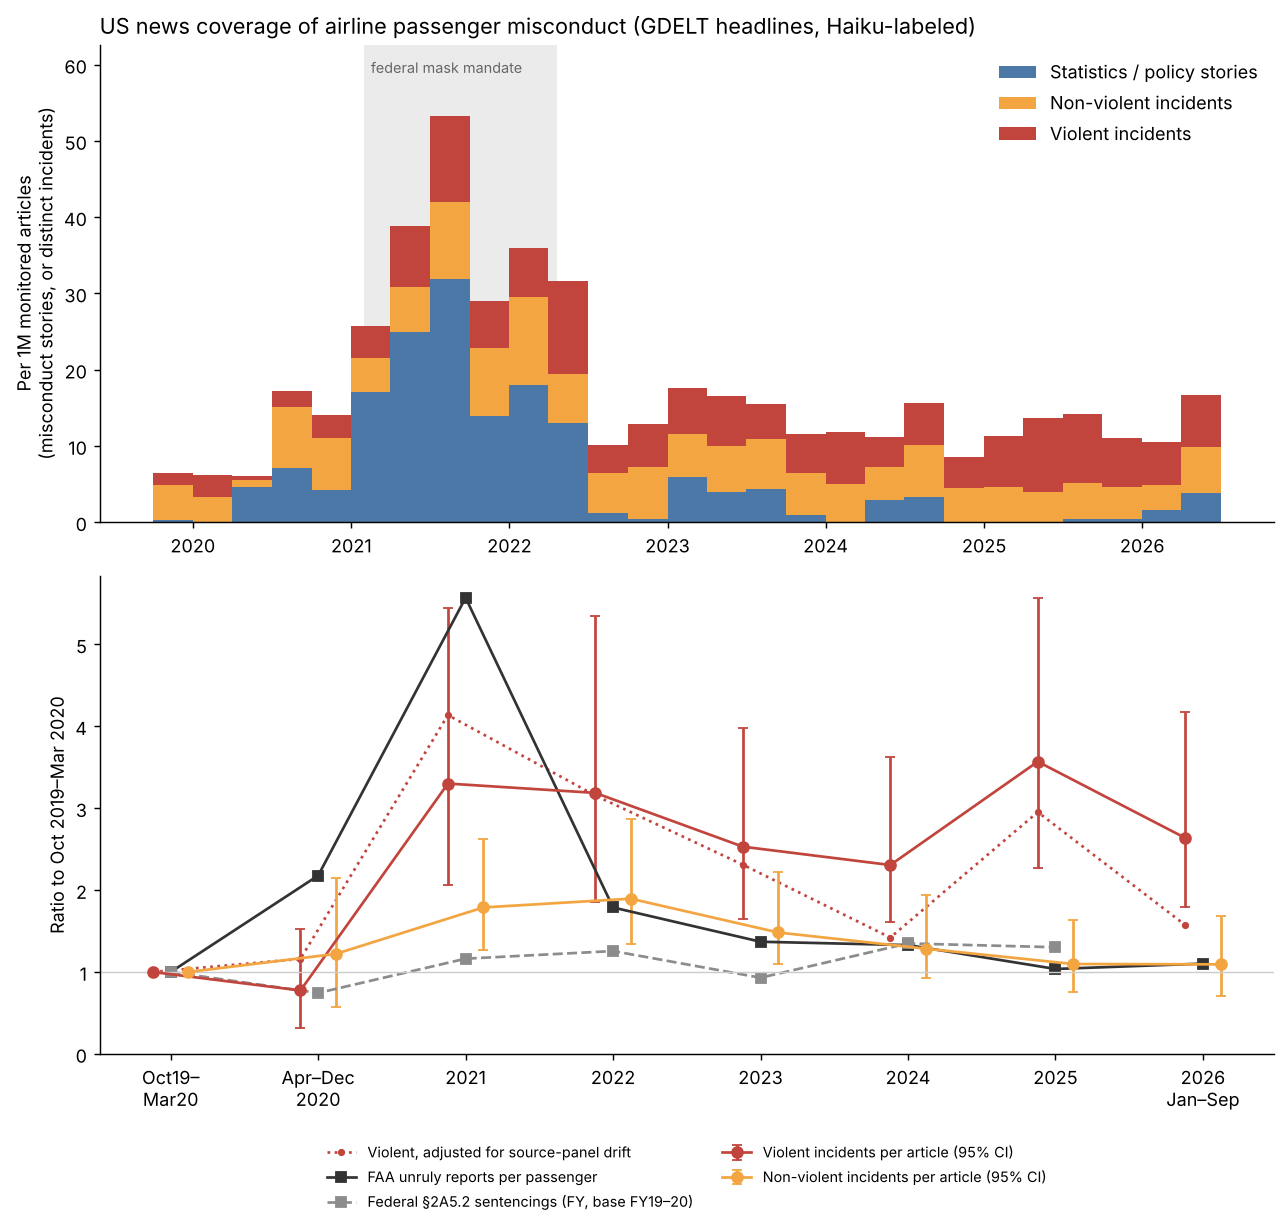

This chart was generated by the following Python code:
"""Coverage by story type and distinct incident events, broad-filter GKG sample (Oct 2019-Sep 2026).

Usage: python broad_types.py LABELDIR [SPLITDIR [VERIFYDIR]]
LABELDIR/YYYYMM.tsv hold id<TAB>kind<TAB>mask<TAB>us<TAB>event (rubric raw/haiku_labels/rubric_v2.md).
SPLITDIR/*.tsv hold id<TAB>group for the aggregate_or_policy stories (rubric_v2_policy_split.md);
health-rule announcements are then reported as health_rule, outside the misconduct counts.
VERIFYDIR/*.tsv hold id<TAB>yes|no from rubric_v2_violent_verify.md (see below).
Counts US items (us == 1; us == "?" kept as a sensitivity check):
  aggregate_or_policy: distinct stories
  incident_violent / incident_nonviolent: distinct events (Haiku's event codes, within a month)
per 1M GKG articles with a page title, and again per 100M BTS passengers.
Writes broad_stories_labeled.csv, broad_quarterly.csv, broad_annual.csv, broad_types.png.
"""
import glob, os, sys
import pandas as pd
import matplotlib
matplotlib.use("Agg")
import matplotlib.pyplot as plt

HERE = os.path.dirname(os.path.abspath(__file__))
KINDS = ["aggregate_or_policy", "incident_nonviolent", "incident_violent"]
NAMES = {"aggregate_or_policy": "Statistics / policy stories", "incident_nonviolent": "Non-violent incidents",
         "incident_violent": "Violent incidents"}
COLS = {"aggregate_or_policy": "#4c78a8", "incident_nonviolent": "#f2a541", "incident_violent": "#c2453d"}

lab = []
for f in sorted(glob.glob(os.path.join(sys.argv[1], "*.tsv"))):
    for line in open(f, encoding="utf8"):
        p = line.rstrip("\n").split("\t")
        if len(p) >= 5 and p[0].startswith("b"):
            lab.append(dict(id=p[0], kind=p[1].strip(), mask=p[2].strip(), us=p[3].strip(), event=p[4].strip()))
lab = pd.DataFrame(lab).drop_duplicates("id")
s = pd.read_csv(os.path.join(HERE, "broad_stories.csv")).merge(lab, on="id", how="left")
# second pass (rubric_v2_policy_split.md): general stories that only announce health rules
# (mask/vaccine/alcohol-service changes with no misconduct angle) are counted separately
if len(sys.argv) > 2:
    sp = []
    for f in glob.glob(os.path.join(sys.argv[2], "*.tsv")):
        for line in open(f, encoding="utf8"):
            p = line.rstrip("\n").split("\t")
            if len(p) >= 2 and p[0].startswith("b"):
                sp.append(dict(id=p[0], group=p[1].strip()))
    sp = pd.DataFrame(sp).drop_duplicates("id").set_index("id").group
    agg = s.kind == "aggregate_or_policy"
    grp = s.loc[agg, "id"].map(sp)
    print("policy stories without a split label:", int(grp.isna().sum()))
    s.loc[agg & (s.id.map(sp) == "health_rule"), "kind"] = "health_rule"
    s.loc[agg & (s.id.map(sp) == "other"), "kind"] = "other"
# third pass (rubric_v2_violent_verify.md): every incident_violent and aggregate_or_policy
# headline re-checked with one narrow yes/no question. Unconfirmed "violent" headlines become
# non-violent incidents; policy headlines confirmed as a specific violent incident become one.
if len(sys.argv) > 3:
    vv = {}
    for f in glob.glob(os.path.join(sys.argv[3], "*.tsv")):
        for line in open(f, encoding="utf8"):
            p = line.rstrip("\n").split("\t")
            if len(p) >= 2 and p[0].startswith("b"):
                vv[p[0]] = p[1].strip().lower()
    ver = s.id.map(vv)
    need = s.kind.isin(["incident_violent", "aggregate_or_policy"])
    print("headlines needing verification without an answer:", int((need & ver.isna()).sum()))
    down = (s.kind == "incident_violent") & (ver == "no")
    up = (s.kind == "aggregate_or_policy") & (ver == "yes")
    print(f"violent -> non-violent: {int(down.sum())} of {int((s.kind == 'incident_violent').sum())};"
          f" policy -> violent: {int(up.sum())}")
    s.loc[down, "kind"] = "incident_nonviolent"
    s.loc[up, "kind"] = "incident_violent"
    s.loc[up, "event"] = "X" + s.loc[up, "id"]
    s.loc[up & ~s.us.isin(["0", "1"]), "us"] = "?"
bad = ~s.kind.isin(KINDS + ["other", "health_rule"])
print("stories:", len(s), " unlabeled or invalid kind:", int(bad.sum()))
s.to_csv(os.path.join(HERE, "broad_stories_labeled.csv"), index=False)

s["q"] = pd.to_datetime(s.month.astype(str), format="%Y%m").dt.to_period("Q")
s["mask"] = pd.to_numeric(s["mask"], errors="coerce")
inc = s.kind.isin(["incident_violent", "incident_nonviolent"])
# an event with any violent headline counts as violent
s["ev"] = s.month.astype(str) + "_" + s.event.astype(str)
ev_kind = s[inc].groupby("ev").kind.agg(lambda k: "incident_violent" if (k == "incident_violent").any() else "incident_nonviolent")
s.loc[inc, "kind_ev"] = s.loc[inc, "ev"].map(ev_kind)
# Haiku marks "?" when a headline doesn't name the airline; resolve at event level:
# any headline saying US -> US, else any saying foreign -> foreign, else unsure
ev_us = s[inc].groupby("ev").us.agg(lambda u: "1" if (u == "1").any() else ("0" if (u == "0").any() else "?"))
s.loc[inc, "us"] = s.loc[inc, "ev"].map(ev_us)


def counts(sub):
    out = pd.DataFrame(index=sorted(s.q.unique()))
    out["aggregate_or_policy"] = sub[sub.kind == "aggregate_or_policy"].groupby("q").size()
    out["health_rule"] = sub[sub.kind == "health_rule"].groupby("q").size()
    for k in ["incident_nonviolent", "incident_violent"]:
        e = sub[sub.kind_ev == k]
        out[k] = e.groupby("q").ev.nunique()
        out[f"stories_{k}"] = e.groupby("q").size()
        out[f"copies_{k}"] = e.groupby("q").copies.sum()
    return out.fillna(0)


us = counts(s[s.us == "1"])
us_wide = counts(s[s.us.isin(["1", "?"])]).add_suffix("_incl_unsure")
den = pd.read_csv(os.path.join(HERE, "broad_monthly_counts.csv"))
den["q"] = pd.to_datetime(den.month.astype(str), format="%Y%m").dt.to_period("Q")
p = pd.read_csv(os.path.join(HERE, "analysis_monthly.csv"), parse_dates=["month"])
p["q"] = p.month.dt.to_period("Q")
pq = p.groupby("q").agg(reports=("reports", "sum"), pax=("pax", "sum"), pm=("pax", "count"))
pq.loc[pq.pm < 3, "pax"] = float("nan")
g = den.groupby("q").gkg_titled_articles.sum().to_frame("den").join(us).join(us_wide).join(pq[["reports", "pax"]])
g["mask_share_incident_stories"] = s[inc & (s.us == "1")].groupby("q")["mask"].mean()
for k in KINDS:
    g[f"{k}_per_M"] = g[k] / g.den * 1e6
g.round(4).to_csv(os.path.join(HERE, "broad_quarterly.csv"))

g["per"] = [("base" if q < pd.Period("2020Q2") else str(q.year)) for q in g.index]
cols = ["den", "health_rule"] + KINDS + [f"{k}_incl_unsure" for k in KINDS] + [f"stories_{k}" for k in KINDS[1:]] + [f"copies_{k}" for k in KINDS[1:]]
a = g.groupby("per")[cols].sum()
g["pax_months"] = g.pax.notna() * 3
full = g.dropna(subset=["pax"]).groupby("per")[["den", "reports", "pax", "pax_months"] + KINDS].sum()
full["pax_per_month"] = full.pax / full.pax_months  # periods differ in length; use average monthly passengers
for k in KINDS:
    a[f"{k}_per_M"] = a[k] / a.den * 1e6
    a[f"{k}_incl_unsure_per_M"] = a[f"{k}_incl_unsure"] / a.den * 1e6
    a[f"{k}_per_M_per_100M_pax"] = (full[k] / full.den * 1e6) / full.pax_per_month * 1e8
for k in KINDS[1:]:
    a[f"stories_per_event_{k}"] = a[f"stories_{k}"] / a[k]
    a[f"copies_per_event_{k}"] = a[f"copies_{k}"] / a[k]
a["health_rule_per_M"] = a.health_rule / a.den * 1e6
a["agg_share_of_items"] = a.aggregate_or_policy / a[KINDS].sum(axis=1)
a["faa_reports_per_10M_pax"] = full.reports / full.pax * 1e7
a = a.reindex(["base"] + [str(y) for y in range(2020, 2027)])
a.round(3).to_csv(os.path.join(HERE, "broad_annual.csv"))
pd.set_option("display.width", 220)
print(a.round(2).T.to_string())

# uncertainty: ratio of each period's rate (per 1M articles) to the Oct 2019-Mar 2020 base.
# Poisson: log-scale interval from the two counts. Bootstrap: resample whole months within
# each period (captures clustering of coverage around viral events), 4000 draws.
import numpy as np
mo = s.copy()
mo["m"] = mo.month.astype(str)
mon = pd.DataFrame(index=sorted(den.month.astype(str)))
mon["den"] = den.set_index(den.month.astype(str)).gkg_titled_articles
u = mo[mo.us == "1"]
mon["aggregate_or_policy"] = u[u.kind == "aggregate_or_policy"].groupby("m").size()
for k in ["incident_nonviolent", "incident_violent"]:
    mon[k] = u[u.kind_ev == k].groupby("m").ev.nunique()
# drift placebo: off-topic headlines the filter also catches (kind == other, any outlet)
mon["other"] = mo[mo.kind == "other"].groupby("m").size()
mon = mon.fillna(0)
mon["per"] = ["base" if m < "202004" else m[:4] for m in mon.index]
rng = np.random.default_rng(0)
rows = []
for k in KINDS + ["other"]:
    b = mon[mon.per == "base"]
    for per in [p for p in a.index if p != "base"]:
        x = mon[mon.per == per]
        if x.empty:
            continue
        rb, rx = b[k].sum() / b.den.sum(), x[k].sum() / x.den.sum()
        rr = rx / rb if rb else float("nan")
        se = np.sqrt(1 / max(x[k].sum(), 0.5) + 1 / max(b[k].sum(), 0.5))
        bs = []
        for _ in range(4000):
            bb = b.iloc[rng.integers(0, len(b), len(b))]
            xx = x.iloc[rng.integers(0, len(x), len(x))]
            r0 = bb[k].sum() / bb.den.sum()
            bs.append((xx[k].sum() / xx.den.sum()) / r0 if r0 else np.nan)
        bs = np.array(bs)
        rows.append(dict(kind=k, period=per, count=int(x[k].sum()), base_count=int(b[k].sum()), ratio=rr,
                         poisson_lo=rr * np.exp(-1.96 * se), poisson_hi=rr * np.exp(1.96 * se),
                         boot_lo=np.nanpercentile(bs, 2.5), boot_hi=np.nanpercentile(bs, 97.5),
                         boot_undefined_share=np.isnan(bs).mean()))
ci = pd.DataFrame(rows)
ci.round(3).to_csv(os.path.join(HERE, "broad_ratios.csv"), index=False)
print(ci.round(2).to_string(index=False))

# drift-adjusted ratio: divide by the off-topic ratio for the same period
oth = ci[ci.kind == "other"].set_index("period").ratio
ci["drift_adjusted_ratio"] = ci.ratio / ci.period.map(oth)
ci.round(3).to_csv(os.path.join(HERE, "broad_ratios.csv"), index=False)
print(ci[["kind", "period", "drift_adjusted_ratio"]].round(2).to_string(index=False))

# chart (linear scales): top, quarterly coverage by type; bottom, each period's rate relative to
# Oct 2019-Mar 2020 with month-bootstrap 95% intervals, against FAA reports and federal sentencings
fig, ax = plt.subplots(2, 1, figsize=(10, 9.5))
x = g.index.to_timestamp()
ax[0].stackplot(x, *[g[f"{k}_per_M"] for k in KINDS], colors=[COLS[k] for k in KINDS],
                labels=[NAMES[k] for k in KINDS], step="post")
top = ax[0].get_ylim()[1] * 1.12
ax[0].set_ylim(0, top)
ax[0].axvspan(pd.Timestamp("2021-02-01"), pd.Timestamp("2022-04-18"), color="0.92", zorder=0)
ax[0].text(pd.Timestamp("2021-02-15"), top * 0.97, "federal mask mandate", fontsize=8, color="0.4", va="top")
ax[0].set_ylabel("Per 1M monitored articles\n(misconduct stories, or distinct incidents)")
ax[0].set_title("US news coverage of airline passenger misconduct (GDELT headlines, Haiku-labeled)", loc="left")
ax[0].legend(loc="upper right", frameon=False)

pers = ["base"] + [str(y) for y in range(2020, 2027)]
xs = list(range(len(pers)))
lab_x = ["Oct19–\nMar20", "Apr–Dec\n2020"] + [str(y) for y in range(2021, 2026)] + ["2026\nJan–Sep"]
for off, k in [(-0.12, "incident_violent"), (0.12, "incident_nonviolent")]:
    c = ci[ci.kind == k].set_index("period").reindex(pers[1:])
    yv = [1.0] + list(c.ratio)
    lo = [0.0] + list(c.ratio - c.boot_lo)
    hi = [0.0] + list(c.boot_hi - c.ratio)
    ax[1].errorbar([v + off for v in xs], yv, yerr=[lo, hi], fmt="o-", color=COLS[k], capsize=3,
                   label=NAMES[k] + " per article (95% CI)")
    adj = [1.0] + list(c.drift_adjusted_ratio)
    if k == "incident_violent":
        ax[1].plot([v + off for v in xs], adj, ls=":", color=COLS[k], marker=".", label="Violent, adjusted for source-panel drift")
faa = a["faa_reports_per_10M_pax"].reindex(pers)
ax[1].plot(xs, (faa / faa["base"]).values, marker="s", color="0.2", label="FAA unruly reports per passenger")
ussc = pd.read_csv(os.path.join(HERE, "raw", "severe", "ussc_2A5_2.csv")).set_index("fiscal_year").offender_based_any_applied_2A5_2
fy = [1.0] + [ussc.get(int(p), float("nan")) / ussc.loc[[2019, 2020]].mean() for p in pers[1:]]
ax[1].plot(xs, fy, marker="s", ls="--", color="0.55", label="Federal §2A5.2 sentencings (FY, base FY19–20)")
ax[1].axhline(1, color="0.8", lw=0.8)
ax[1].set_ylim(bottom=0)
ax[1].set_xticks(xs, lab_x)
ax[1].set_ylabel("Ratio to Oct 2019–Mar 2020")
ax[1].legend(frameon=False, fontsize=8, loc="upper center", bbox_to_anchor=(0.5, -0.16), ncol=2)
for a_ in ax:
    a_.spines[["top", "right"]].set_visible(False)
fig.tight_layout()
fig.savefig(os.path.join(HERE, "broad_types.png"), dpi=130, bbox_inches="tight")
